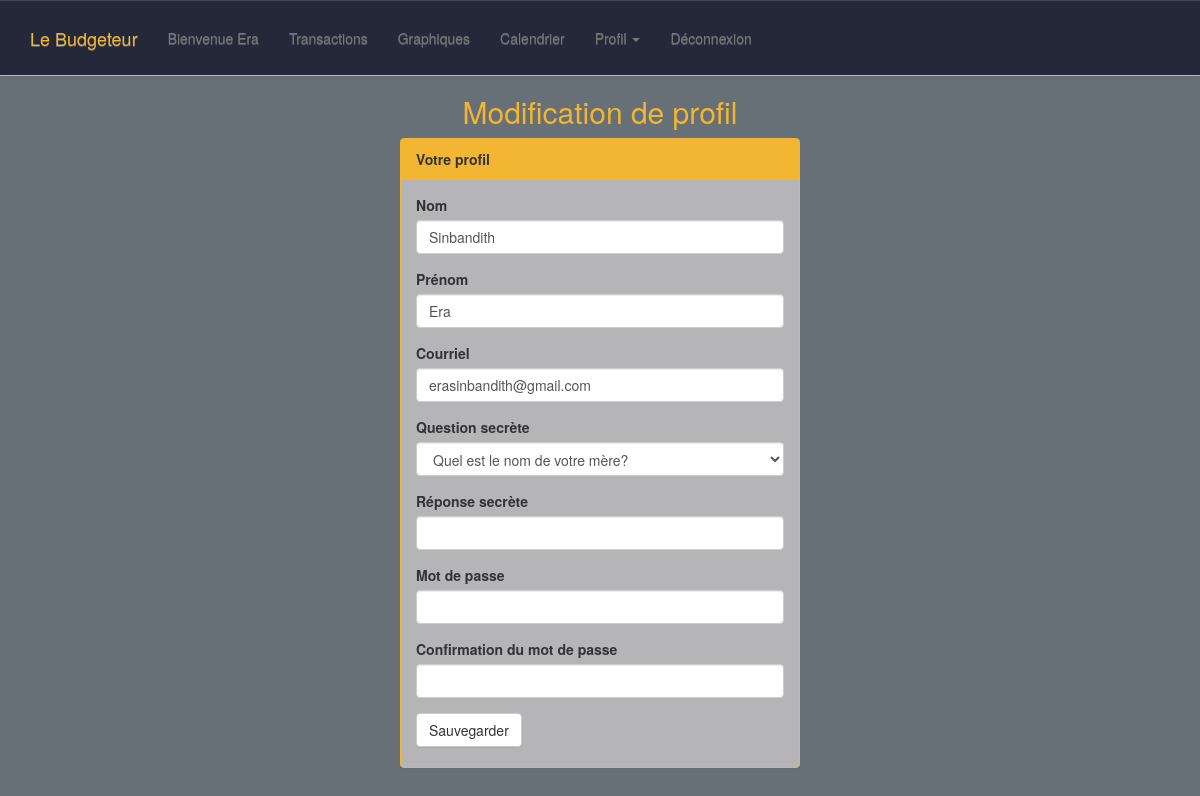
/modifierProfil.php (signed in), run on the app's committed database.
### tables this page shows
CREATE TABLE `user` (
  `userId` int(6) NOT NULL AUTO_INCREMENT,
  `lastName` varchar(30) NOT NULL,
  `firstName` varchar(30) NOT NULL,
  `email` varchar(50) NOT NULL,
  `questionid` int(1) NOT NULL,
  `reponse` varchar(255) NOT NULL,
  `password` varchar(100) NOT NULL,
  PRIMARY KEY (`userId`),
  UNIQUE KEY `email` (`email`)
);

### dao/UserDAO.php (called while the page is built, shortened)
<?php
	require_once("bdd.php");
	class UserDAO {
		public static function trouver($id){
			global $bdd;
			$requete = $bdd->prepare('
				SELECT *
				FROM user
				WHERE userId = ?');
			$requete->execute(array($id));
			$ligne = $requete->fetch();
			return $ligne;
		}
	}

### action/CommonAction.php (called while the page is built, shortened)
<?php
	require_once("dao/UserDAO.php");
	abstract class CommonAction{
		private $user = null;
		public final function execute() {
			$this->executeAction();
		}
		public function getUser() {
			if($this->user !== null){
				return $this->user;
			}
			$this->user = UserDAO::trouver($_SESSION["userId"]);
			return $this->user;
		}
	}

### action/ModifierProfilAction.php (called while the page is built, shortened)
<?php
	require_once("action/CommonAction.php");
	require_once("dao/UserDAO.php");
	require_once("dao/QuestionDAO.php");
	class ModifierProfilAction extends CommonAction{
		protected function executeAction(){
			$this->listeQuestions = QuestionDAO::listerQuestions();
		}
	}

### dao/QuestionDAO.php (called while the page is built)
<?php
	require_once("bdd.php");
	class QuestionDAO {
		public static function listerQuestions(){
			global $bdd;
			$requete = $bdd->prepare('
				SELECT question,
				questionId
				FROM questions ');
			$requete->execute();
			$listeQuestions = array();
			while($ligne = $requete->fetch()){
				$listeQuestions[] = $ligne;
			}
			return $listeQuestions;
		}
	}

### modifierProfil.php (the view)
<?php
	require_once("action/ModifierProfilAction.php");
	$action = new ModifierProfilAction();
	$action->execute();
	require_once("partial/header.php");
?>
		<h2 class="text-center">Modification de profil</h2>
		<form action="modifierProfil.php" method="post" onsubmit="return validate()"
			class="modificationprofilform panel panel-default">
			<div class="panel-heading"><strong>Votre profil</strong></div>
			<div class="panel-body">
				<div class="form-group">
					<label for="nom">Nom</label>
					<input class="form-control" value="<?= $action->getUser()["lastName"] ?>" type="text" name="nom"
						id="nom">
				</div>
				<div class="form-group">
					<label for="prenom">Prénom</label>
					<input class="form-control" value="<?= $action->getUser()["firstName"] ?>" type="text" name="prenom"
						id="prenom">
				</div>
				<div class="form-group">
					<label for="courriel">Courriel</label>
					<input class="form-control" value="<?= $action->getUser()["email"] ?>" type="text" name="courriel"
						id="courriel">
				</div>
				<div class="form-group">
					<label for="question">Question secrète</label>
					<select class="form-control" name="question" id="question">
						<?php foreach ($action->listeQuestions as $question) { ?>
							<option <?php if( $action->getUser()["questionid"] == $question["questionId"] ){ ?> selected
								<?php } ?> value="<?= $question["questionId"] ?>"> <?= $question["question"] ?> </option>
						<?php } ?>
					</select>
				</div>
				<div class="form-group">
					<label for="reponse">Réponse secrète</label>
					<input class="form-control" value="<?= $action->getUser()["reponse"] ?>" type="text" name="reponse"
						id="reponse">
				</div>
				<div class="form-group">
					<label for="mdp">Mot de passe</label>
					<input class="form-control" type="password" name="password" id="mdp">
				</div>
				<div class="form-group">
					<label for="mdpconfirm">Confirmation du mot de passe</label>
					<input class="form-control" type="password" name="passwordConfirm" id="mdpconfirm">
				</div>
				<input type="submit" value="Sauvegarder"/ class="btn btn-default">
			</div>
		</form>
<?php
	require_once("partial/footer.php");

### partial/header.php (shortened to what this page needs)
<!DOCTYPE html>
<html>
	<head>
		<link rel="stylesheet" href="https://maxcdn.bootstrapcdn.com/bootstrap/3.3.7/css/bootstrap.min.css">
		<link rel="stylesheet" href="https://maxcdn.bootstrapcdn.com/bootstrap/3.3.7/css/bootstrap-theme.min.css">
		<link rel="stylesheet" href="css/theme.min.css" />
		<link rel="stylesheet" media="screen" href="css/style.css">
	</head>
	<body>
		<nav class="navbar navbar-default navbar-fixed-top">
			<div class="container">
				<div class="navbar-header">
					<a class="navbar-brand" href="accueil.php">Le Budgeteur</a>
				</div>
				<ul class="nav navbar-nav">
					<li><a>Bienvenue <?= $action->getUser()["firstName"] ?></a></li>
					<li class="<?php if (strpos($_SERVER["REQUEST_URI"], "/transactions.php")!== false) {echo 'active';} ?>"><a href="transactions.php">Transactions</a></li>
					<li class="<?php if (strpos($_SERVER["REQUEST_URI"], "/graphiques.php")!== false) {echo 'active';} ?>"><a href="graphiques.php">Graphiques</a></li>
					<li class="<?php if (strpos($_SERVER["REQUEST_URI"], "/calendrier.php")!== false) {echo 'active';} ?>"><a href="#">Calendrier</a></li>
					<li role="presentation" class="dropdown">
						<a class="dropdown-toggle" data-toggle="dropdown" href="#" role="button" aria-haspopup="true" aria-expanded="false">Profil <span class="caret"></span></a>
					</li>
					<li><a href="deconnexion.php">Déconnexion</a></li>
				</ul>
			</div>
		</nav>
		<div style="padding-top: 75px" class="container">

### css/style.css (style rules this page uses)
.navbar-default { background-image: none; }
h2 { color:#f2b632; }
.btn { margin-bottom: 5px; }
.modificationprofilform { margin:auto; width:400px; }
.panel-default>.panel-heading { background-image: none; }

### data on the page
user: firstName "Era", nom "Sinbandith", prenom "Era", courriel "erasinbandith@gmail.com"

### other printed values
form field question "Quel est le nom de votre mère?"
